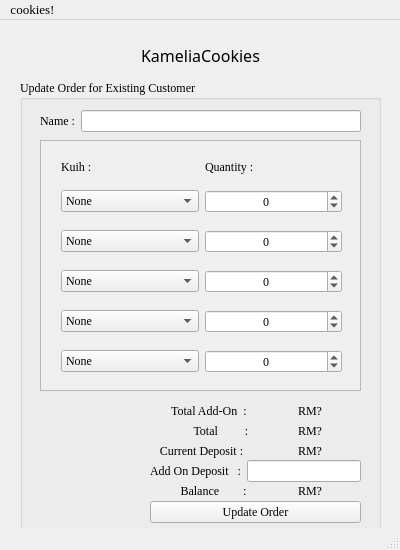
<?xml version="1.0" encoding="UTF-8"?>
<ui version="4.0">
 <class>UpdateOrderW3</class>
 <widget class="QMainWindow" name="UpdateOrderW3">
  <property name="geometry">
   <rect>
    <x>0</x>
    <y>0</y>
    <width>400</width>
    <height>550</height>
   </rect>
  </property>
  <property name="windowTitle">
   <string>MainWindow</string>
  </property>
  <widget class="QWidget" name="centralwidget">
   <widget class="QLabel" name="label">
    <property name="geometry">
     <rect>
      <x>120</x>
      <y>10</y>
      <width>161</width>
      <height>51</height>
     </rect>
    </property>
    <property name="font">
     <font>
      <family>Lucida Handwriting</family>
      <pointsize>12</pointsize>
     </font>
    </property>
    <property name="text">
     <string>KameliaCookies</string>
    </property>
    <property name="alignment">
     <set>Qt::AlignCenter</set>
    </property>
    <property name="wordWrap">
     <bool>false</bool>
    </property>
   </widget>
   <widget class="QGroupBox" name="groupBox">
    <property name="geometry">
     <rect>
      <x>20</x>
      <y>60</y>
      <width>361</width>
      <height>451</height>
     </rect>
    </property>
    <property name="font">
     <font>
      <family>Georgia</family>
     </font>
    </property>
    <property name="title">
     <string>Update Order for Existing Customer</string>
    </property>
    <widget class="QWidget" name="formLayoutWidget">
     <property name="geometry">
      <rect>
       <x>20</x>
       <y>30</y>
       <width>321</width>
       <height>31</height>
      </rect>
     </property>
     <layout class="QFormLayout" name="formLayout">
      <property name="labelAlignment">
       <set>Qt::AlignLeading|Qt::AlignLeft|Qt::AlignVCenter</set>
      </property>
      <item row="0" column="0">
       <widget class="QLabel" name="CustomerNameLabel">
        <property name="font">
         <font>
          <family>Georgia</family>
         </font>
        </property>
        <property name="layoutDirection">
         <enum>Qt::LeftToRight</enum>
        </property>
        <property name="text">
         <string>Name :</string>
        </property>
        <property name="alignment">
         <set>Qt::AlignCenter</set>
        </property>
       </widget>
      </item>
      <item row="0" column="1">
       <widget class="QLineEdit" name="CustomerNameInputW3"/>
      </item>
     </layout>
    </widget>
    <widget class="QScrollArea" name="scrollArea">
     <property name="geometry">
      <rect>
       <x>20</x>
       <y>60</y>
       <width>321</width>
       <height>251</height>
      </rect>
     </property>
     <property name="widgetResizable">
      <bool>true</bool>
     </property>
     <widget class="QWidget" name="scrollAreaWidgetContents">
      <property name="geometry">
       <rect>
        <x>0</x>
        <y>0</y>
        <width>319</width>
        <height>249</height>
       </rect>
      </property>
      <widget class="QWidget" name="horizontalLayoutWidget">
       <property name="geometry">
        <rect>
         <x>20</x>
         <y>40</y>
         <width>281</width>
         <height>41</height>
        </rect>
       </property>
       <layout class="QHBoxLayout" name="horizontalLayout">
        <item>
         <widget class="QComboBox" name="W3Kuih01">
          <item>
           <property name="text">
            <string>None</string>
           </property>
          </item>
          <item>
           <property name="text">
            <string>Almond_London</string>
           </property>
          </item>
          <item>
           <property name="text">
            <string>Cookies</string>
           </property>
          </item>
          <item>
           <property name="text">
            <string>Cornflakes_Crunchy</string>
           </property>
          </item>
          <item>
           <property name="text">
            <string>Dahlia</string>
           </property>
          </item>
          <item>
           <property name="text">
            <string>Makmur</string>
           </property>
          </item>
          <item>
           <property name="text">
            <string>Rainbow</string>
           </property>
          </item>
          <item>
           <property name="text">
            <string>Red_Pearl</string>
           </property>
          </item>
          <item>
           <property name="text">
            <string>Semperit</string>
           </property>
          </item>
          <item>
           <property name="text">
            <string>Suji</string>
           </property>
          </item>
          <item>
           <property name="text">
            <string>Tart_Nenas</string>
           </property>
          </item>
         </widget>
        </item>
        <item>
         <widget class="QSpinBox" name="w3Qkuih01">
          <property name="contextMenuPolicy">
           <enum>Qt::NoContextMenu</enum>
          </property>
          <property name="alignment">
           <set>Qt::AlignCenter</set>
          </property>
          <property name="minimum">
           <number>-100</number>
          </property>
          <property name="maximum">
           <number>200</number>
          </property>
         </widget>
        </item>
       </layout>
      </widget>
      <widget class="QWidget" name="horizontalLayoutWidget_2">
       <property name="geometry">
        <rect>
         <x>20</x>
         <y>10</y>
         <width>281</width>
         <height>31</height>
        </rect>
       </property>
       <layout class="QHBoxLayout" name="horizontalLayout_2">
        <item>
         <widget class="QLabel" name="label_2">
          <property name="text">
           <string>Kuih :</string>
          </property>
         </widget>
        </item>
        <item>
         <widget class="QLabel" name="label_3">
          <property name="text">
           <string>Quantity :</string>
          </property>
         </widget>
        </item>
       </layout>
      </widget>
      <widget class="QWidget" name="horizontalLayoutWidget_3">
       <property name="geometry">
        <rect>
         <x>20</x>
         <y>120</y>
         <width>281</width>
         <height>41</height>
        </rect>
       </property>
       <layout class="QHBoxLayout" name="horizontalLayout_3">
        <item>
         <widget class="QComboBox" name="W3Kuih03">
          <item>
           <property name="text">
            <string>None</string>
           </property>
          </item>
          <item>
           <property name="text">
            <string>Almond_London</string>
           </property>
          </item>
          <item>
           <property name="text">
            <string>Cookies</string>
           </property>
          </item>
          <item>
           <property name="text">
            <string>Cornflakes_Crunchy</string>
           </property>
          </item>
          <item>
           <property name="text">
            <string>Dahlia</string>
           </property>
          </item>
          <item>
           <property name="text">
            <string>Makmur</string>
           </property>
          </item>
          <item>
           <property name="text">
            <string>Rainbow</string>
           </property>
          </item>
          <item>
           <property name="text">
            <string>Red_Pearl</string>
           </property>
          </item>
          <item>
           <property name="text">
            <string>Semperit</string>
           </property>
          </item>
          <item>
           <property name="text">
            <string>Suji</string>
           </property>
          </item>
          <item>
           <property name="text">
            <string>Tart_Nenas</string>
           </property>
          </item>
         </widget>
        </item>
        <item>
         <widget class="QSpinBox" name="w3Qkuih03">
          <property name="alignment">
           <set>Qt::AlignCenter</set>
          </property>
          <property name="minimum">
           <number>-100</number>
          </property>
          <property name="maximum">
           <number>200</number>
          </property>
         </widget>
        </item>
       </layout>
      </widget>
      <widget class="QWidget" name="horizontalLayoutWidget_4">
       <property name="geometry">
        <rect>
         <x>20</x>
         <y>80</y>
         <width>281</width>
         <height>41</height>
        </rect>
       </property>
       <layout class="QHBoxLayout" name="horizontalLayout_4">
        <item>
         <widget class="QComboBox" name="W3Kuih02">
          <item>
           <property name="text">
            <string>None</string>
           </property>
          </item>
          <item>
           <property name="text">
            <string>Almond_London</string>
           </property>
          </item>
          <item>
           <property name="text">
            <string>Cookies</string>
           </property>
          </item>
          <item>
           <property name="text">
            <string>Cornflakes_Crunchy</string>
           </property>
          </item>
          <item>
           <property name="text">
            <string>Dahlia</string>
           </property>
          </item>
          <item>
           <property name="text">
            <string>Makmur</string>
           </property>
          </item>
          <item>
           <property name="text">
            <string>Rainbow</string>
           </property>
          </item>
          <item>
           <property name="text">
            <string>Red_Pearl</string>
           </property>
          </item>
          <item>
           <property name="text">
            <string>Semperit</string>
           </property>
          </item>
          <item>
           <property name="text">
            <string>Suji</string>
           </property>
          </item>
          <item>
           <property name="text">
            <string>Tart_Nenas</string>
           </property>
          </item>
         </widget>
        </item>
        <item>
         <widget class="QSpinBox" name="w3Qkuih02">
          <property name="alignment">
           <set>Qt::AlignCenter</set>
          </property>
          <property name="minimum">
           <number>-100</number>
          </property>
          <property name="maximum">
           <number>200</number>
          </property>
         </widget>
        </item>
       </layout>
      </widget>
      <widget class="QWidget" name="horizontalLayoutWidget_5">
       <property name="geometry">
        <rect>
         <x>20</x>
         <y>160</y>
         <width>281</width>
         <height>41</height>
        </rect>
       </property>
       <layout class="QHBoxLayout" name="horizontalLayout_5">
        <item>
         <widget class="QComboBox" name="W3Kuih04">
          <item>
           <property name="text">
            <string>None</string>
           </property>
          </item>
          <item>
           <property name="text">
            <string>Almond_London</string>
           </property>
          </item>
          <item>
           <property name="text">
            <string>Cookies</string>
           </property>
          </item>
          <item>
           <property name="text">
            <string>Cornflakes_Crunchy</string>
           </property>
          </item>
          <item>
           <property name="text">
            <string>Dahlia</string>
           </property>
          </item>
          <item>
           <property name="text">
            <string>Makmur</string>
           </property>
          </item>
          <item>
           <property name="text">
            <string>Rainbow</string>
           </property>
          </item>
          <item>
           <property name="text">
            <string>Red_Pearl</string>
           </property>
          </item>
          <item>
           <property name="text">
            <string>Semperit</string>
           </property>
          </item>
          <item>
           <property name="text">
            <string>Suji</string>
           </property>
          </item>
          <item>
           <property name="text">
            <string>Tart_Nenas</string>
           </property>
          </item>
         </widget>
        </item>
        <item>
         <widget class="QSpinBox" name="w3Qkuih04">
          <property name="alignment">
           <set>Qt::AlignCenter</set>
          </property>
          <property name="minimum">
           <number>-100</number>
          </property>
          <property name="maximum">
           <number>200</number>
          </property>
         </widget>
        </item>
       </layout>
      </widget>
      <widget class="QWidget" name="horizontalLayoutWidget_7">
       <property name="geometry">
        <rect>
         <x>20</x>
         <y>200</y>
         <width>281</width>
         <height>41</height>
        </rect>
       </property>
       <layout class="QHBoxLayout" name="horizontalLayout_7">
        <item>
         <widget class="QComboBox" name="W3Kuih05">
          <item>
           <property name="text">
            <string>None</string>
           </property>
          </item>
          <item>
           <property name="text">
            <string>Almond_London</string>
           </property>
          </item>
          <item>
           <property name="text">
            <string>Cookies</string>
           </property>
          </item>
          <item>
           <property name="text">
            <string>Cornflakes_Crunchy</string>
           </property>
          </item>
          <item>
           <property name="text">
            <string>Dahlia</string>
           </property>
          </item>
          <item>
           <property name="text">
            <string>Makmur</string>
           </property>
          </item>
          <item>
           <property name="text">
            <string>Rainbow</string>
           </property>
          </item>
          <item>
           <property name="text">
            <string>Red_Pearl</string>
           </property>
          </item>
          <item>
           <property name="text">
            <string>Semperit</string>
           </property>
          </item>
          <item>
           <property name="text">
            <string>Suji</string>
           </property>
          </item>
          <item>
           <property name="text">
            <string>Tart_Nenas</string>
           </property>
          </item>
         </widget>
        </item>
        <item>
         <widget class="QSpinBox" name="w3Qkuih05">
          <property name="alignment">
           <set>Qt::AlignCenter</set>
          </property>
          <property name="minimum">
           <number>-100</number>
          </property>
          <property name="maximum">
           <number>200</number>
          </property>
         </widget>
        </item>
       </layout>
      </widget>
     </widget>
    </widget>
    <widget class="QWidget" name="horizontalLayoutWidget_6">
     <property name="geometry">
      <rect>
       <x>130</x>
       <y>360</y>
       <width>211</width>
       <height>21</height>
      </rect>
     </property>
     <layout class="QHBoxLayout" name="horizontalLayout_6">
      <item>
       <widget class="QLabel" name="label_5">
        <property name="text">
         <string>Current Deposit :</string>
        </property>
        <property name="alignment">
         <set>Qt::AlignCenter</set>
        </property>
       </widget>
      </item>
      <item>
       <widget class="QLabel" name="W3CurDepo">
        <property name="text">
         <string>RM?</string>
        </property>
        <property name="alignment">
         <set>Qt::AlignCenter</set>
        </property>
       </widget>
      </item>
     </layout>
    </widget>
    <widget class="QWidget" name="horizontalLayoutWidget_9">
     <property name="geometry">
      <rect>
       <x>130</x>
       <y>340</y>
       <width>211</width>
       <height>22</height>
      </rect>
     </property>
     <layout class="QHBoxLayout" name="horizontalLayout_9">
      <item>
       <widget class="QLabel" name="label_8">
        <property name="text">
         <string>             Total         :</string>
        </property>
        <property name="alignment">
         <set>Qt::AlignCenter</set>
        </property>
       </widget>
      </item>
      <item>
       <widget class="QLabel" name="W3Total">
        <property name="text">
         <string>RM?</string>
        </property>
        <property name="alignment">
         <set>Qt::AlignCenter</set>
        </property>
       </widget>
      </item>
     </layout>
    </widget>
    <widget class="QWidget" name="horizontalLayoutWidget_10">
     <property name="geometry">
      <rect>
       <x>130</x>
       <y>380</y>
       <width>211</width>
       <height>22</height>
      </rect>
     </property>
     <layout class="QHBoxLayout" name="horizontalLayout_10">
      <item>
       <widget class="QLabel" name="label_6">
        <property name="text">
         <string>Add On Deposit   :</string>
        </property>
        <property name="alignment">
         <set>Qt::AlignCenter</set>
        </property>
       </widget>
      </item>
      <item>
       <widget class="QLineEdit" name="W3AddOnDepo">
        <property name="text">
         <string/>
        </property>
        <property name="maxLength">
         <number>32750</number>
        </property>
        <property name="alignment">
         <set>Qt::AlignCenter</set>
        </property>
       </widget>
      </item>
     </layout>
    </widget>
    <widget class="QWidget" name="horizontalLayoutWidget_11">
     <property name="geometry">
      <rect>
       <x>130</x>
       <y>400</y>
       <width>211</width>
       <height>21</height>
      </rect>
     </property>
     <layout class="QHBoxLayout" name="horizontalLayout_11">
      <item>
       <widget class="QLabel" name="label_10">
        <property name="text">
         <string>        Balance        :</string>
        </property>
        <property name="alignment">
         <set>Qt::AlignCenter</set>
        </property>
       </widget>
      </item>
      <item>
       <widget class="QLabel" name="W3Balance">
        <property name="text">
         <string>RM?</string>
        </property>
        <property name="alignment">
         <set>Qt::AlignCenter</set>
        </property>
       </widget>
      </item>
     </layout>
    </widget>
    <widget class="QWidget" name="horizontalLayoutWidget_12">
     <property name="geometry">
      <rect>
       <x>130</x>
       <y>420</y>
       <width>211</width>
       <height>25</height>
      </rect>
     </property>
     <layout class="QHBoxLayout" name="horizontalLayout_12">
      <item>
       <widget class="QPushButton" name="AddUpdateOrderButton">
        <property name="text">
         <string>Update Order</string>
        </property>
       </widget>
      </item>
     </layout>
    </widget>
    <widget class="QWidget" name="horizontalLayoutWidget_13">
     <property name="geometry">
      <rect>
       <x>130</x>
       <y>320</y>
       <width>211</width>
       <height>21</height>
      </rect>
     </property>
     <layout class="QHBoxLayout" name="horizontalLayout_13">
      <item>
       <widget class="QLabel" name="label_12">
        <property name="text">
         <string>     Total Add-On  :</string>
        </property>
        <property name="alignment">
         <set>Qt::AlignCenter</set>
        </property>
       </widget>
      </item>
      <item>
       <widget class="QLabel" name="W3TotalAddOn">
        <property name="text">
         <string>RM?</string>
        </property>
        <property name="alignment">
         <set>Qt::AlignCenter</set>
        </property>
       </widget>
      </item>
     </layout>
    </widget>
   </widget>
  </widget>
  <widget class="QMenuBar" name="menubar">
   <property name="geometry">
    <rect>
     <x>0</x>
     <y>0</y>
     <width>400</width>
     <height>22</height>
    </rect>
   </property>
   <property name="font">
    <font>
     <family>Georgia</family>
     <pointsize>10</pointsize>
    </font>
   </property>
   <property name="layoutDirection">
    <enum>Qt::LeftToRight</enum>
   </property>
   <widget class="QMenu" name="menulist_kuih_raya">
    <property name="title">
     <string>cookies!</string>
    </property>
    <addaction name="actionlist_kuih_raya"/>
    <addaction name="actionnew_order"/>
    <addaction name="actionupdate_order"/>
    <addaction name="actionpreview_order"/>
    <addaction name="actionpreview_stocks"/>
   </widget>
   <addaction name="menulist_kuih_raya"/>
  </widget>
  <widget class="QStatusBar" name="statusbar"/>
  <action name="actionnew_customer">
   <property name="checkable">
    <bool>false</bool>
   </property>
   <property name="checked">
    <bool>false</bool>
   </property>
   <property name="text">
    <string>new customer</string>
   </property>
   <property name="shortcutContext">
    <enum>Qt::ApplicationShortcut</enum>
   </property>
   <property name="autoRepeat">
    <bool>false</bool>
   </property>
   <property name="menuRole">
    <enum>QAction::ApplicationSpecificRole</enum>
   </property>
   <property name="shortcutVisibleInContextMenu">
    <bool>false</bool>
   </property>
  </action>
  <action name="actionexisting_customer">
   <property name="text">
    <string>existing customer</string>
   </property>
  </action>
  <action name="actionlist_kuih_raya">
   <property name="text">
    <string>list kuih raya</string>
   </property>
  </action>
  <action name="actionnew_order">
   <property name="text">
    <string>new order</string>
   </property>
  </action>
  <action name="actionupdate_order">
   <property name="text">
    <string>update order</string>
   </property>
  </action>
  <action name="actionpreview_order">
   <property name="text">
    <string>preview order</string>
   </property>
  </action>
  <action name="actionpreview_stocks">
   <property name="text">
    <string>preview stocks</string>
   </property>
  </action>
 </widget>
 <resources>
  <include location="../../../Pictures/image.qrc"/>
 </resources>
 <connections/>
</ui>
